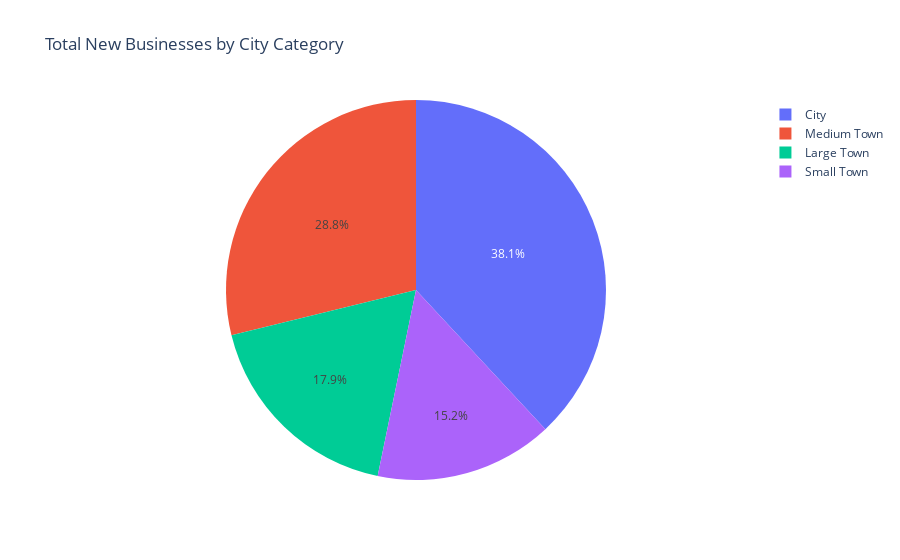

Notebook code cell kept with this figure:
### Code cell
# Create a pie chart
fig = px.pie(city_category_totals, values='count', names='city_category',
             title='Total New Businesses by City Category',
             labels={'count': 'Number of New Businesses', 'city_category': 'City Category'})

fig.show()

### Figure 1 — Plotly figure (JSON) as saved in the notebook; plotly's stock layout.template omitted (floating-point values rounded to 4 significant figures)
{"data": [{"domain": {"x": [0, 1], "y": [0, 1]}, "hovertemplate": "City Category=%{label}<br>Number of New Businesses=%{value}<extra></extra>", "labels": ["City", "Large Town", "Medium Town", "Small Town"], "legendgroup": "", "name": "", "showlegend": true, "type": "pie", "values": [206, 97, 156, 82]}], "layout": {"legend": {"tracegroupgap": 0}, "title": {"text": "Total New Businesses by City Category"}}}
